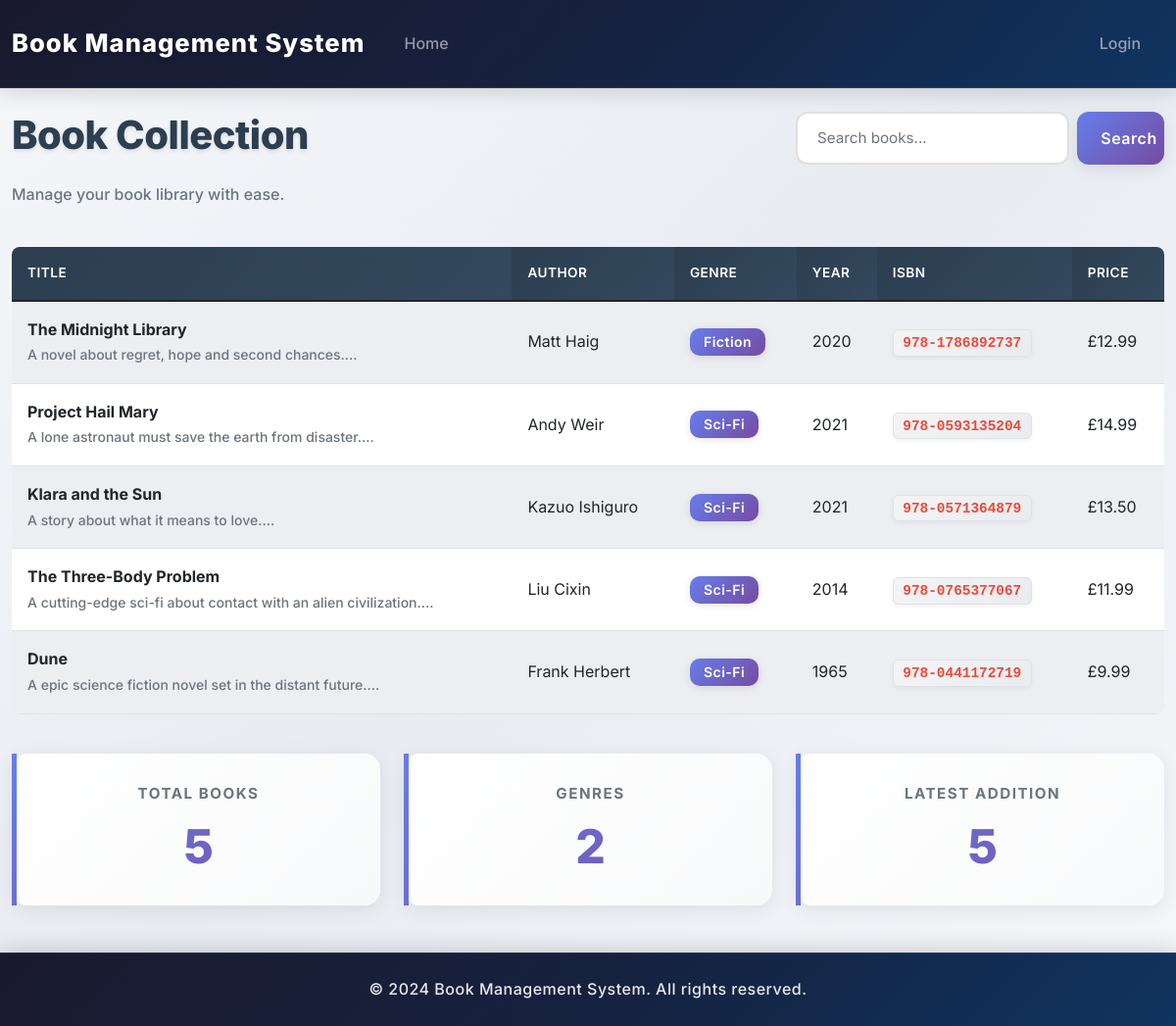
The page / on the database its author committed.
### tables this page shows
CREATE TABLE IF NOT EXISTS books (
    id INT AUTO_INCREMENT PRIMARY KEY,
    title VARCHAR(255) NOT NULL,
    author VARCHAR(255) NOT NULL,
    genre VARCHAR(100) NOT NULL,
    publication_year INT NOT NULL,
    isbn VARCHAR(20),
    description TEXT,
    price DECIMAL(10,2),
    created_at TIMESTAMP DEFAULT CURRENT_TIMESTAMP,
    updated_at TIMESTAMP DEFAULT CURRENT_TIMESTAMP ON UPDATE CURRENT_TIMESTAMP
);

### includes/database.php (called while the page is built, shortened)
<?php
class Database {
    private $host = DB_HOST;
    private $dbname = DB_NAME;
    private $username = DB_USER;
    private $password = DB_PASS;
    private $conn;
    private $stmt;
    public function __construct() {
        $dsn = "mysql:host={$this->host};dbname={$this->dbname};charset=utf8mb4";
        $options = [
            PDO::ATTR_ERRMODE => PDO::ERRMODE_EXCEPTION,
            PDO::ATTR_DEFAULT_FETCH_MODE => PDO::FETCH_ASSOC,
            PDO::ATTR_EMULATE_PREPARES => false,
        ];
        try {
            $this->conn = new PDO($dsn, $this->username, $this->password, $options);
        } catch (PDOException $e) {
            die("Connection failed: " . $e->getMessage());
        }
    }
    public function query($sql) {
        $this->stmt = $this->conn->prepare($sql);
    }
    public function execute() {
        return $this->stmt->execute();
    }
    public function resultSet() {
        $this->execute();
        return $this->stmt->fetchAll();
    }
    public function single() {
        $this->execute();
        return $this->stmt->fetch();
    }
}
?>

### includes/auth.php (called while the page is built, shortened)
<?php
require_once __DIR__ . '/database.php';
class Auth {
    public function isLoggedIn() {
        return isset($_SESSION['user_id']) && !empty($_SESSION['user_id']);
    }
}
$auth = new Auth();
?>

### templates/book_list.tpl.php (the view, shortened to what this page needs)
<?php
function displayBookList($books, $show_actions = true) {
    global $auth;
    if (empty($books)): ?>
        <div class="alert alert-info">
            No books found. <?php if ($show_actions && isset($auth) && $auth->isLoggedIn()): ?>
                <a href="add_book.php" class="alert-link">Add the first book</a>
            <?php endif; ?>
        </div>
    <?php else: ?>
        <div class="table-responsive">
            <table class="table table-striped table-hover">
                <thead class="table-dark">
                    <tr>
                        <th>Title</th>
                        <th>Author</th>
                        <th>Genre</th>
                        <th>Year</th>
                        <th>ISBN</th>
                        <th>Price</th>
                    </tr>
                </thead>
                <tbody>
                    <?php foreach ($books as $book): ?>
                        <tr>
                            <td>
                                <strong><?php echo htmlspecialchars($book['title']); ?></strong>
                                <?php if (!empty($book['description'])): ?>
                                    <br><small class="text-muted"><?php echo htmlspecialchars(substr($book['description'], 0, 100)); ?>...</small>
                                <?php endif; ?>
                            </td>
                            <td><?php echo htmlspecialchars($book['author']); ?></td>
                            <td>
                                <span class="badge bg-primary"><?php echo htmlspecialchars($book['genre']); ?></span>
                            </td>
                            <td><?php echo htmlspecialchars($book['publication_year']); ?></td>
                            <td><code><?php echo htmlspecialchars($book['isbn']); ?></code></td>
                            <td>£<?php echo number_format($book['price'], 2); ?></td>
                        </tr>
                    <?php endforeach; ?>
                </tbody>
            </table>
        </div>
    <?php endif;
}
?>

### templates/header.tpl.php (shortened to what this page needs)
<!DOCTYPE html>
<html lang="en">
<head>
    <link href="https://cdn.jsdelivr.net/npm/bootstrap@5.1.3/dist/css/bootstrap.min.css" rel="stylesheet">
    <link rel="stylesheet" href="assets/css/style.css">
</head>
<body>
    <nav class="navbar navbar-expand-lg navbar-dark bg-dark">
        <div class="container">
            <a class="navbar-brand" href="index.php"><?php echo SITE_NAME; ?></a>
            <div class="collapse navbar-collapse" id="navbarNav">
                <ul class="navbar-nav me-auto">
                    <li class="nav-item">
                        <a class="nav-link" href="index.php">Home</a>
                    </li>
                </ul>
                <ul class="navbar-nav">
                    <?php if ($auth->isLoggedIn()): ?>
                        <li class="nav-item">
                            <span class="navbar-text me-3">
                                Welcome, <?php echo htmlspecialchars($_SESSION['user_id']); ?>
                                <?php if ($auth->isAdmin()): ?>
                                    <span class="badge bg-warning">Admin</span>
                                <?php else: ?>
                                    <span class="badge bg-secondary">User</span>
                                <?php endif; ?>
                            </span>
                        </li>
                        <li class="nav-item">
                            <a class="nav-link" href="logout.php">Logout</a>
                        </li>
                    <?php else: ?>
                        <li class="nav-item">
                            <a class="nav-link" href="login.php">Login</a>
                        </li>
                    <?php endif; ?>
                </ul>
            </div>
        </div>
    </nav>
    <div class="container mt-4">

### index.php (shortened to what this page needs)
<?php
require_once 'includes/database.php';
require_once 'includes/auth.php';
$db = new Database();
$search_query = '';
if (isset($_GET['search']) && !empty($_GET['search'])) {
    $search_query = sanitize_input($_GET['search']);
    $db->query("SELECT * FROM books WHERE title LIKE :search OR author LIKE :search OR genre LIKE :search ORDER BY title");
    $db->bind(':search', "%$search_query%");
} else {
    $db->query("SELECT * FROM books ORDER BY created_at DESC");
}
$books = $db->resultSet();
require_once 'templates/header.tpl.php';
require_once 'templates/book_list.tpl.php';
?>
<div class="row mb-4">
    <div class="col-md-8">
        <h1>Book Collection</h1>
        <p class="text-muted">Manage your book library with ease.</p>
    </div>
    <div class="col-md-4">
        <form method="GET" class="d-flex">
            <input type="text" name="search" class="form-control me-2" placeholder="Search books..." value="<?php echo $search_query; ?>">
            <button type="submit" class="btn btn-primary">Search</button>
        </form>
    </div>
</div>
<?php displayBookList($books, $auth->isLoggedIn()); ?>
<div class="mt-4">
    <div class="row">
        <div class="col-md-4">
            <div class="card text-center">
                <div class="card-body">
                    <h5 class="card-title">Total Books</h5>
                    <h2 class="text-primary"><?php echo count($books); ?></h2>
                </div>
            </div>
        </div>
        <div class="col-md-4">
            <div class="card text-center">
                <div class="card-body">
                    <h5 class="card-title">Genres</h5>
                    <h2 class="text-success">
                        <?php
                        $db->query("SELECT COUNT(DISTINCT genre) as genre_count FROM books");
                        $result = $db->single();
                        echo $result['genre_count'];
                        ?>
                    </h2>
                </div>
            </div>
        </div>
        <div class="col-md-4">
            <div class="card text-center">
                <div class="card-body">
                    <h5 class="card-title">Latest Addition</h5>
                    <h2 class="text-info">
                        <?php
                        $db->query("SELECT COUNT(*) as today_count FROM books WHERE DATE(created_at) = CURDATE()");
                        $result = $db->single();
                        echo $result['today_count'];
                        ?>
                    </h2>
                </div>
            </div>
        </div>
    </div>
</div>
<?php require_once 'templates/footer.tpl.php'; ?>

### templates/footer.tpl.php (shortened to what this page needs)
    </div>
    <footer class="bg-dark text-white mt-5 py-4">
        <div class="container text-center">
            <p>&copy; 2024 <?php echo SITE_NAME; ?>. All rights reserved.</p>
        </div>
    </footer>
</body>
</html>

### rows shown on the page
books: title "The Midnight Library", description "A novel about regret, hope and second chances.", author "Matt Haig", genre "Fiction", publication_year "2020", isbn "978-1786892737", price "12.99"
books: title "Project Hail Mary", description "A lone astronaut must save the earth from disaster.", author "Andy Weir", genre "Sci-Fi", publication_year "2021", isbn "978-0593135204", price "14.99"
books: title "Klara and the Sun", description "A story about what it means to love.", author "Kazuo Ishiguro", genre "Sci-Fi", publication_year "2021", isbn "978-0571364879", price "13.50"
books: title "The Three-Body Problem", description "A cutting-edge sci-fi about contact with an alien civilization.", author "Liu Cixin", genre "Sci-Fi", publication_year "2014", isbn "978-0765377067", price "11.99"
books: title "Dune", description "A epic science fiction novel set in the distant future.", author "Frank Herbert", genre "Sci-Fi", publication_year "1965", isbn "978-0441172719", price "9.99"

### other values the page prints
SITE_NAME "Book Management System"
count($books) "5"
$result['genre_count'] "2"
$result['today_count'] "5"
